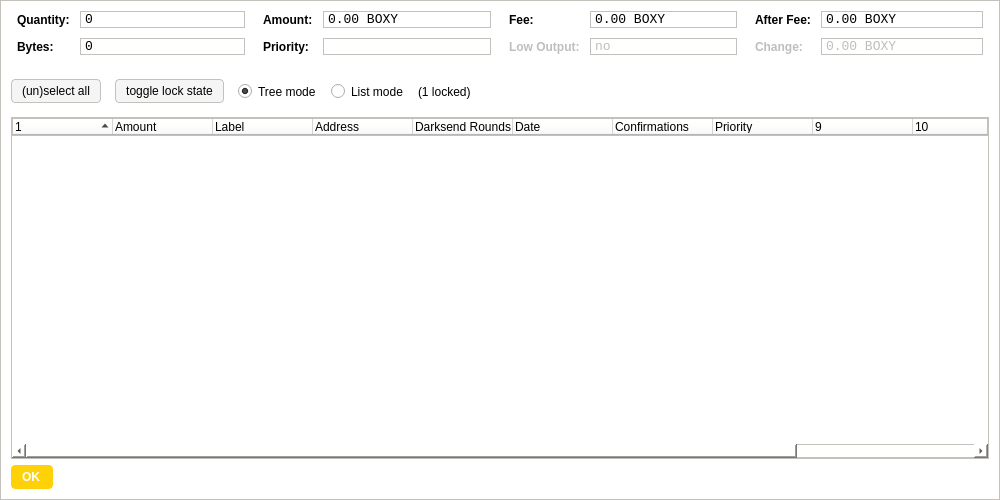
<?xml version="1.0" encoding="UTF-8"?>
<ui version="4.0">
 <class>CoinControlDialog</class>
 <widget class="QDialog" name="CoinControlDialog">
  <property name="geometry">
   <rect>
    <x>0</x>
    <y>0</y>
    <width>1000</width>
    <height>500</height>
   </rect>
  </property>
  <property name="windowTitle">
   <string>Coin Control</string>
  </property>
  <property name="styleSheet">
   <string notr="true">background-color: rgb(255, 255, 255);
border: 1px solid #c4c1bd;</string>
  </property>
  <layout class="QVBoxLayout" name="verticalLayout">
   <item>
    <layout class="QHBoxLayout" name="horizontalLayoutTop" stretch="0,0,0,0">
     <property name="topMargin">
      <number>0</number>
     </property>
     <property name="bottomMargin">
      <number>10</number>
     </property>
     <item>
      <layout class="QFormLayout" name="formLayoutCoinControl1">
       <property name="horizontalSpacing">
        <number>10</number>
       </property>
       <property name="verticalSpacing">
        <number>10</number>
       </property>
       <property name="leftMargin">
        <number>6</number>
       </property>
       <property name="rightMargin">
        <number>6</number>
       </property>
       <item row="0" column="0">
        <widget class="QLabel" name="labelCoinControlQuantityText">
         <property name="styleSheet">
          <string notr="true">font-weight:bold;
border: 0;</string>
         </property>
         <property name="text">
          <string>Quantity:</string>
         </property>
        </widget>
       </item>
       <item row="0" column="1">
        <widget class="QLabel" name="labelCoinControlQuantity">
         <property name="font">
          <font>
           <family>Monospace</family>
           <pointsize>10</pointsize>
          </font>
         </property>
         <property name="cursor">
          <cursorShape>IBeamCursor</cursorShape>
         </property>
         <property name="contextMenuPolicy">
          <enum>Qt::ActionsContextMenu</enum>
         </property>
         <property name="text">
          <string notr="true">0</string>
         </property>
         <property name="textInteractionFlags">
          <set>Qt::LinksAccessibleByMouse|Qt::TextSelectableByKeyboard|Qt::TextSelectableByMouse</set>
         </property>
        </widget>
       </item>
       <item row="1" column="0">
        <widget class="QLabel" name="labelCoinControlBytesText">
         <property name="styleSheet">
          <string notr="true">font-weight:bold;
border: 0;</string>
         </property>
         <property name="text">
          <string>Bytes:</string>
         </property>
        </widget>
       </item>
       <item row="1" column="1">
        <widget class="QLabel" name="labelCoinControlBytes">
         <property name="font">
          <font>
           <family>Monospace</family>
           <pointsize>10</pointsize>
          </font>
         </property>
         <property name="cursor">
          <cursorShape>IBeamCursor</cursorShape>
         </property>
         <property name="contextMenuPolicy">
          <enum>Qt::ActionsContextMenu</enum>
         </property>
         <property name="text">
          <string notr="true">0</string>
         </property>
         <property name="textInteractionFlags">
          <set>Qt::LinksAccessibleByMouse|Qt::TextSelectableByKeyboard|Qt::TextSelectableByMouse</set>
         </property>
        </widget>
       </item>
      </layout>
     </item>
     <item>
      <layout class="QFormLayout" name="formLayoutCoinControl2">
       <property name="horizontalSpacing">
        <number>10</number>
       </property>
       <property name="verticalSpacing">
        <number>10</number>
       </property>
       <property name="leftMargin">
        <number>6</number>
       </property>
       <property name="rightMargin">
        <number>6</number>
       </property>
       <item row="0" column="0">
        <widget class="QLabel" name="labelCoinControlAmountText">
         <property name="styleSheet">
          <string notr="true">font-weight:bold;
border: 0;</string>
         </property>
         <property name="text">
          <string>Amount:</string>
         </property>
        </widget>
       </item>
       <item row="0" column="1">
        <widget class="QLabel" name="labelCoinControlAmount">
         <property name="font">
          <font>
           <family>Monospace</family>
           <pointsize>10</pointsize>
          </font>
         </property>
         <property name="cursor">
          <cursorShape>IBeamCursor</cursorShape>
         </property>
         <property name="contextMenuPolicy">
          <enum>Qt::ActionsContextMenu</enum>
         </property>
         <property name="text">
          <string notr="true">0.00 BOXY</string>
         </property>
         <property name="textInteractionFlags">
          <set>Qt::LinksAccessibleByMouse|Qt::TextSelectableByKeyboard|Qt::TextSelectableByMouse</set>
         </property>
        </widget>
       </item>
       <item row="1" column="0">
        <widget class="QLabel" name="labelCoinControlPriorityText">
         <property name="styleSheet">
          <string notr="true">font-weight:bold;
border: 0;</string>
         </property>
         <property name="text">
          <string>Priority:</string>
         </property>
        </widget>
       </item>
       <item row="1" column="1">
        <widget class="QLabel" name="labelCoinControlPriority">
         <property name="font">
          <font>
           <family>Monospace</family>
           <pointsize>10</pointsize>
          </font>
         </property>
         <property name="cursor">
          <cursorShape>IBeamCursor</cursorShape>
         </property>
         <property name="contextMenuPolicy">
          <enum>Qt::ActionsContextMenu</enum>
         </property>
         <property name="text">
          <string/>
         </property>
         <property name="textInteractionFlags">
          <set>Qt::LinksAccessibleByMouse|Qt::TextSelectableByKeyboard|Qt::TextSelectableByMouse</set>
         </property>
        </widget>
       </item>
      </layout>
     </item>
     <item>
      <layout class="QFormLayout" name="formLayoutCoinControl3">
       <property name="horizontalSpacing">
        <number>10</number>
       </property>
       <property name="verticalSpacing">
        <number>10</number>
       </property>
       <property name="leftMargin">
        <number>6</number>
       </property>
       <property name="rightMargin">
        <number>6</number>
       </property>
       <item row="0" column="0">
        <widget class="QLabel" name="labelCoinControlFeeText">
         <property name="styleSheet">
          <string notr="true">font-weight:bold;
border: 0;</string>
         </property>
         <property name="text">
          <string>Fee:</string>
         </property>
        </widget>
       </item>
       <item row="0" column="1">
        <widget class="QLabel" name="labelCoinControlFee">
         <property name="font">
          <font>
           <family>Monospace</family>
           <pointsize>10</pointsize>
          </font>
         </property>
         <property name="cursor">
          <cursorShape>IBeamCursor</cursorShape>
         </property>
         <property name="contextMenuPolicy">
          <enum>Qt::ActionsContextMenu</enum>
         </property>
         <property name="text">
          <string notr="true">0.00 BOXY</string>
         </property>
         <property name="textInteractionFlags">
          <set>Qt::LinksAccessibleByMouse|Qt::TextSelectableByKeyboard|Qt::TextSelectableByMouse</set>
         </property>
        </widget>
       </item>
       <item row="1" column="0">
        <widget class="QLabel" name="labelCoinControlLowOutputText">
         <property name="enabled">
          <bool>false</bool>
         </property>
         <property name="styleSheet">
          <string notr="true">font-weight:bold;
border: 0;</string>
         </property>
         <property name="text">
          <string>Low Output:</string>
         </property>
        </widget>
       </item>
       <item row="1" column="1">
        <widget class="QLabel" name="labelCoinControlLowOutput">
         <property name="enabled">
          <bool>false</bool>
         </property>
         <property name="font">
          <font>
           <family>Monospace</family>
           <pointsize>10</pointsize>
          </font>
         </property>
         <property name="cursor">
          <cursorShape>IBeamCursor</cursorShape>
         </property>
         <property name="contextMenuPolicy">
          <enum>Qt::ActionsContextMenu</enum>
         </property>
         <property name="text">
          <string notr="true">no</string>
         </property>
         <property name="textInteractionFlags">
          <set>Qt::LinksAccessibleByMouse|Qt::TextSelectableByKeyboard|Qt::TextSelectableByMouse</set>
         </property>
        </widget>
       </item>
      </layout>
     </item>
     <item>
      <layout class="QFormLayout" name="formLayoutCoinControl4">
       <property name="horizontalSpacing">
        <number>10</number>
       </property>
       <property name="verticalSpacing">
        <number>10</number>
       </property>
       <property name="leftMargin">
        <number>6</number>
       </property>
       <property name="rightMargin">
        <number>6</number>
       </property>
       <item row="0" column="0">
        <widget class="QLabel" name="labelCoinControlAfterFeeText">
         <property name="styleSheet">
          <string notr="true">font-weight:bold;
border: 0;</string>
         </property>
         <property name="text">
          <string>After Fee:</string>
         </property>
        </widget>
       </item>
       <item row="0" column="1">
        <widget class="QLabel" name="labelCoinControlAfterFee">
         <property name="font">
          <font>
           <family>Monospace</family>
           <pointsize>10</pointsize>
          </font>
         </property>
         <property name="cursor">
          <cursorShape>IBeamCursor</cursorShape>
         </property>
         <property name="contextMenuPolicy">
          <enum>Qt::ActionsContextMenu</enum>
         </property>
         <property name="text">
          <string notr="true">0.00 BOXY</string>
         </property>
         <property name="textInteractionFlags">
          <set>Qt::LinksAccessibleByMouse|Qt::TextSelectableByKeyboard|Qt::TextSelectableByMouse</set>
         </property>
        </widget>
       </item>
       <item row="1" column="0">
        <widget class="QLabel" name="labelCoinControlChangeText">
         <property name="enabled">
          <bool>false</bool>
         </property>
         <property name="styleSheet">
          <string notr="true">font-weight:bold;
border: 0;</string>
         </property>
         <property name="text">
          <string>Change:</string>
         </property>
        </widget>
       </item>
       <item row="1" column="1">
        <widget class="QLabel" name="labelCoinControlChange">
         <property name="enabled">
          <bool>false</bool>
         </property>
         <property name="font">
          <font>
           <family>Monospace</family>
           <pointsize>10</pointsize>
          </font>
         </property>
         <property name="cursor">
          <cursorShape>IBeamCursor</cursorShape>
         </property>
         <property name="contextMenuPolicy">
          <enum>Qt::ActionsContextMenu</enum>
         </property>
         <property name="text">
          <string notr="true">0.00 BOXY</string>
         </property>
         <property name="textInteractionFlags">
          <set>Qt::LinksAccessibleByMouse|Qt::TextSelectableByKeyboard|Qt::TextSelectableByMouse</set>
         </property>
        </widget>
       </item>
      </layout>
     </item>
    </layout>
   </item>
   <item>
    <widget class="QFrame" name="frame">
     <property name="minimumSize">
      <size>
       <width>0</width>
       <height>40</height>
      </size>
     </property>
     <property name="styleSheet">
      <string notr="true">border: 0;</string>
     </property>
     <property name="frameShape">
      <enum>QFrame::StyledPanel</enum>
     </property>
     <property name="frameShadow">
      <enum>QFrame::Sunken</enum>
     </property>
     <widget class="QWidget" name="horizontalLayoutWidget">
      <property name="geometry">
       <rect>
        <x>0</x>
        <y>0</y>
        <width>791</width>
        <height>41</height>
       </rect>
      </property>
      <layout class="QHBoxLayout" name="horizontalLayoutPanel" stretch="0,0,0,0,0,0">
       <property name="spacing">
        <number>14</number>
       </property>
       <item>
        <widget class="QPushButton" name="pushButtonSelectAll">
         <property name="sizePolicy">
          <sizepolicy hsizetype="Maximum" vsizetype="Fixed">
           <horstretch>0</horstretch>
           <verstretch>0</verstretch>
          </sizepolicy>
         </property>
         <property name="styleSheet">
          <string notr="true">background-color: rgb(245, 245, 245);
border-radius: 4px;
border: 1px solid #c4c1bd;
font-weight: 400;
padding: 4px;
padding-left: 10px;
padding-right: 10px;</string>
         </property>
         <property name="text">
          <string>(un)select all</string>
         </property>
        </widget>
       </item>
       <item>
        <widget class="QPushButton" name="pushButtonToggleLock">
         <property name="sizePolicy">
          <sizepolicy hsizetype="Maximum" vsizetype="Fixed">
           <horstretch>0</horstretch>
           <verstretch>0</verstretch>
          </sizepolicy>
         </property>
         <property name="styleSheet">
          <string notr="true">background-color: rgb(245, 245, 245);
border-radius: 4px;
border: 1px solid #c4c1bd;
font-weight: 400;
padding: 4px;
padding-left: 10px;
padding-right: 10px;</string>
         </property>
         <property name="text">
          <string>toggle lock state</string>
         </property>
         <property name="autoDefault">
          <bool>false</bool>
         </property>
        </widget>
       </item>
       <item>
        <widget class="QRadioButton" name="radioTreeMode">
         <property name="sizePolicy">
          <sizepolicy hsizetype="Maximum" vsizetype="Fixed">
           <horstretch>0</horstretch>
           <verstretch>0</verstretch>
          </sizepolicy>
         </property>
         <property name="text">
          <string>Tree mode</string>
         </property>
         <property name="checked">
          <bool>true</bool>
         </property>
        </widget>
       </item>
       <item>
        <widget class="QRadioButton" name="radioListMode">
         <property name="sizePolicy">
          <sizepolicy hsizetype="Maximum" vsizetype="Fixed">
           <horstretch>0</horstretch>
           <verstretch>0</verstretch>
          </sizepolicy>
         </property>
         <property name="text">
          <string>List mode</string>
         </property>
        </widget>
       </item>
       <item>
        <widget class="QLabel" name="labelLocked">
         <property name="text">
          <string>(1 locked)</string>
         </property>
        </widget>
       </item>
       <item>
        <spacer name="horizontalSpacer">
         <property name="orientation">
          <enum>Qt::Horizontal</enum>
         </property>
         <property name="sizeHint" stdset="0">
          <size>
           <width>40</width>
           <height>20</height>
          </size>
         </property>
        </spacer>
       </item>
      </layout>
     </widget>
    </widget>
   </item>
   <item>
    <widget class="CoinControlTreeWidget" name="treeWidget">
     <property name="contextMenuPolicy">
      <enum>Qt::CustomContextMenu</enum>
     </property>
     <property name="sortingEnabled">
      <bool>false</bool>
     </property>
     <property name="columnCount">
      <number>12</number>
     </property>
     <attribute name="headerShowSortIndicator" stdset="0">
      <bool>true</bool>
     </attribute>
     <attribute name="headerStretchLastSection">
      <bool>false</bool>
     </attribute>
     <column>
      <property name="text">
       <string/>
      </property>
     </column>
     <column>
      <property name="text">
       <string>Amount</string>
      </property>
     </column>
     <column>
      <property name="text">
       <string>Label</string>
      </property>
     </column>
     <column>
      <property name="text">
       <string>Address</string>
      </property>
     </column>
     <column>
      <property name="text">
       <string>Darksend Rounds</string>
      </property>
     </column>
     <column>
      <property name="text">
       <string>Date</string>
      </property>
     </column>
     <column>
      <property name="text">
       <string>Confirmations</string>
      </property>
      <property name="toolTip">
       <string>Confirmed</string>
      </property>
     </column>
     <column>
      <property name="text">
       <string>Priority</string>
      </property>
     </column>
     <column>
      <property name="text">
       <string/>
      </property>
     </column>
     <column>
      <property name="text">
       <string/>
      </property>
     </column>
     <column>
      <property name="text">
       <string/>
      </property>
     </column>
     <column>
      <property name="text">
       <string/>
      </property>
     </column>
    </widget>
   </item>
   <item>
    <widget class="QDialogButtonBox" name="buttonBox">
     <property name="enabled">
      <bool>true</bool>
     </property>
     <property name="sizePolicy">
      <sizepolicy hsizetype="Maximum" vsizetype="Fixed">
       <horstretch>0</horstretch>
       <verstretch>0</verstretch>
      </sizepolicy>
     </property>
     <property name="styleSheet">
      <string notr="true">background-color: rgb(254, 209, 8);
color: rgb(255, 255, 255);
border-radius: 4px;
border-color:  rgb(254, 209, 8);
font-weight: 600;
padding: 4px;
padding-left: 10px;
padding-right: 12px;
icon-size: 0;</string>
     </property>
     <property name="orientation">
      <enum>Qt::Horizontal</enum>
     </property>
     <property name="standardButtons">
      <set>QDialogButtonBox::Ok</set>
     </property>
    </widget>
   </item>
  </layout>
 </widget>
 <customwidgets>
  <customwidget>
   <class>CoinControlTreeWidget</class>
   <extends>QTreeWidget</extends>
   <header>coincontroltreewidget.h</header>
  </customwidget>
 </customwidgets>
 <resources/>
 <connections/>
</ui>
